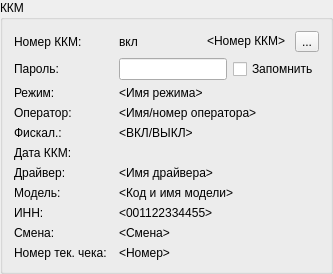
      <widget class="QGroupBox" name="gbECRInfo">
       <property name="sizePolicy">
        <sizepolicy hsizetype="Preferred" vsizetype="Preferred">
         <horstretch>0</horstretch>
         <verstretch>0</verstretch>
        </sizepolicy>
       </property>
       <property name="title">
        <string>ККМ</string>
       </property>
       <layout class="QGridLayout" name="gridLayout_2">
        <item row="2" column="0" colspan="2">
         <widget class="QLabel" name="lblPassword">
          <property name="text">
           <string>Пароль:</string>
          </property>
         </widget>
        </item>
        <item row="3" column="2" colspan="3">
         <widget class="QLabel" name="lblModeName">
          <property name="text">
           <string>&lt;Имя режима&gt;</string>
          </property>
         </widget>
        </item>
        <item row="0" column="0" colspan="2">
         <widget class="QLabel" name="lblECRNumberCaption">
          <property name="text">
           <string>Номер ККМ:</string>
          </property>
         </widget>
        </item>
        <item row="5" column="0" colspan="2">
         <widget class="QLabel" name="lblFiscalEnabledStateCaption">
          <property name="text">
           <string>Фискал.:</string>
          </property>
         </widget>
        </item>
        <item row="5" column="2" colspan="3">
         <widget class="QLabel" name="lblFiscalEnabledState">
          <property name="text">
           <string>&lt;ВКЛ/ВЫКЛ&gt;</string>
          </property>
         </widget>
        </item>
        <item row="0" column="5">
         <widget class="QToolButton" name="btnBrowseECR">
          <property name="toolTip">
           <string>&lt;html&gt;&lt;head/&gt;&lt;body&gt;&lt;p&gt;При нажатии открывается окно настроек драйвера ККМ.&lt;/p&gt;&lt;/body&gt;&lt;/html&gt;</string>
          </property>
          <property name="text">
           <string>...</string>
          </property>
         </widget>
        </item>
        <item row="3" column="0" colspan="2">
         <widget class="QLabel" name="lblModeCaption">
          <property name="text">
           <string>Режим:</string>
          </property>
         </widget>
        </item>
        <item row="7" column="0" colspan="2">
         <widget class="QLabel" name="lblDriverNameCaption">
          <property name="text">
           <string>Драйвер:</string>
          </property>
         </widget>
        </item>
        <item row="8" column="0" colspan="2">
         <widget class="QLabel" name="lblModelCaption">
          <property name="text">
           <string>Модель:</string>
          </property>
         </widget>
        </item>
        <item row="7" column="2" colspan="3">
         <widget class="QLabel" name="lblDriverName">
          <property name="text">
           <string>&lt;Имя драйвера&gt;</string>
          </property>
         </widget>
        </item>
        <item row="8" column="2" colspan="3">
         <widget class="QLabel" name="lblModel">
          <property name="text">
           <string>&lt;Код и имя модели&gt;</string>
          </property>
         </widget>
        </item>
        <item row="9" column="2">
         <widget class="QLabel" name="lblINN">
          <property name="text">
           <string>&lt;001122334455&gt;</string>
          </property>
         </widget>
        </item>
        <item row="9" column="0">
         <widget class="QLabel" name="lblINNCaption">
          <property name="text">
           <string>ИНН:</string>
          </property>
         </widget>
        </item>
        <item row="10" column="2">
         <widget class="QLabel" name="lblCurrentSession">
          <property name="text">
           <string>&lt;Смена&gt;</string>
          </property>
         </widget>
        </item>
        <item row="11" column="2">
         <widget class="QLabel" name="lblCurrentCheckNumber">
          <property name="text">
           <string>&lt;Номер&gt;</string>
          </property>
         </widget>
        </item>
        <item row="10" column="0">
         <widget class="QLabel" name="lblCurrentSessionCaption">
          <property name="text">
           <string>Смена:</string>
          </property>
         </widget>
        </item>
        <item row="11" column="0">
         <widget class="QLabel" name="lblCurrentCheckNumberCaption">
          <property name="text">
           <string>Номер тек. чека:</string>
          </property>
         </widget>
        </item>
        <item row="4" column="2" colspan="3">
         <widget class="QLabel" name="lblOperatorName">
          <property name="text">
           <string>&lt;Имя/номер оператора&gt;</string>
          </property>
         </widget>
        </item>
        <item row="6" column="2" colspan="3">
         <widget class="QLabel" name="lblECRDate">
          <property name="text">
           <string>&lt;dd.mm.yyyy&gt;</string>
          </property>
         </widget>
        </item>
        <item row="6" column="0" colspan="2">
         <widget class="QLabel" name="lblECRDateCaption">
          <property name="text">
           <string>Дата ККМ:</string>
          </property>
         </widget>
        </item>
        <item row="4" column="0" colspan="2">
         <widget class="QLabel" name="lblOperatorCaption">
          <property name="text">
           <string>Оператор:</string>
          </property>
         </widget>
        </item>
        <item row="2" column="2" colspan="4">
         <layout class="QHBoxLayout" name="horizontalLayout_3">
          <item>
           <widget class="QLineEdit" name="edtPassword">
            <property name="sizePolicy">
             <sizepolicy hsizetype="Preferred" vsizetype="Fixed">
              <horstretch>0</horstretch>
              <verstretch>0</verstretch>
             </sizepolicy>
            </property>
            <property name="toolTip">
             <string>&lt;html&gt;&lt;head/&gt;&lt;body&gt;&lt;p&gt;Пароль оператора/кассира ККМ.&lt;/p&gt;&lt;p&gt;&lt;span style=&quot; font-weight:600;&quot;&gt;Примечание:&lt;/span&gt; данный пароль используется для переходов в различные режимы при каждом действии с кассой, поэтому у оператора/ кассира, чей пароль введен, должны быть права на те операции, которые он собирается выполнять с ККМ.&lt;/p&gt;&lt;/body&gt;&lt;/html&gt;</string>
            </property>
            <property name="maxLength">
             <number>8</number>
            </property>
            <property name="echoMode">
             <enum>QLineEdit::PasswordEchoOnEdit</enum>
            </property>
           </widget>
          </item>
          <item>
           <widget class="QCheckBox" name="chkRemeberPassword">
            <property name="toolTip">
             <string>&lt;html&gt;&lt;head/&gt;&lt;body&gt;&lt;p&gt;Сохранить введеный пароль.&lt;/p&gt;&lt;/body&gt;&lt;/html&gt;</string>
            </property>
            <property name="text">
             <string>Запомнить</string>
            </property>
           </widget>
          </item>
         </layout>
        </item>
        <item row="0" column="2" colspan="3">
         <layout class="QHBoxLayout" name="horizontalLayout">
          <item>
           <widget class="QLabel" name="lblDeviceStateIcon">
            <property name="toolTip">
             <string>&lt;html&gt;&lt;head/&gt;&lt;body&gt;&lt;p&gt;Индикатор обращения к кассовому аппарату (ККМ).&lt;/p&gt;&lt;p&gt;&lt;span style=&quot; color:#ff0000;&quot;&gt;Красный&lt;/span&gt; - ККМ не используется в данный момент.&lt;/p&gt;&lt;p&gt;&lt;span style=&quot; color:#00aa00;&quot;&gt;Зеленый&lt;/span&gt; - Идет обмен данными с ККМ.&lt;/p&gt;&lt;p&gt;&lt;span style=&quot; font-weight:600;&quot;&gt;Примечание:&lt;/span&gt; в момент обращения к кассе (метка зеленого цвета) нельзя получить к ней доступ из других программ, поэтому доступ к кассе происходит только в момент выполнения конкретных операций, чтобы в остальное время ККМ было доступно для других программ.&lt;/p&gt;&lt;/body&gt;&lt;/html&gt;</string>
            </property>
            <property name="text">
             <string>вкл</string>
            </property>
           </widget>
          </item>
          <item>
           <widget class="QLabel" name="lblECRNumber">
            <property name="text">
             <string>&lt;Номер ККМ&gt;</string>
            </property>
           </widget>
          </item>
         </layout>
        </item>
       </layout>
      </widget>
